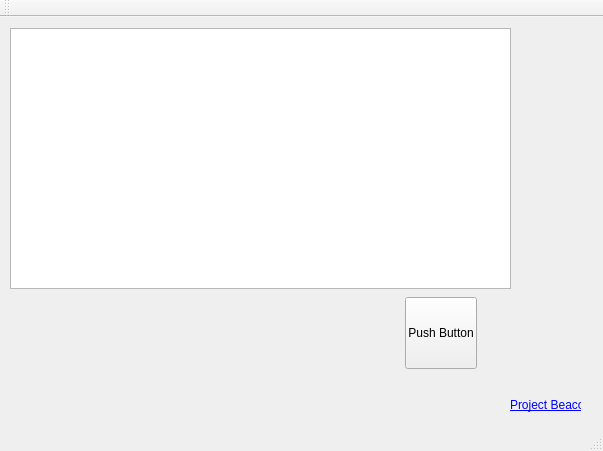
<?xml version="1.0" encoding="UTF-8"?>
<ui version="4.0">
 <class>MainWindow</class>
 <widget class="QMainWindow" name="MainWindow">
  <property name="geometry">
   <rect>
    <x>0</x>
    <y>0</y>
    <width>603</width>
    <height>451</height>
   </rect>
  </property>
  <property name="windowTitle">
   <string>MainWindow</string>
  </property>
  <widget class="QWidget" name="centralWidget">
   <widget class="QTableWidget" name="logTable">
    <property name="geometry">
     <rect>
      <x>10</x>
      <y>11</y>
      <width>501</width>
      <height>261</height>
     </rect>
    </property>
   </widget>
   <widget class="QPushButton" name="startServerButton">
    <property name="geometry">
     <rect>
      <x>405</x>
      <y>280</y>
      <width>72</width>
      <height>72</height>
     </rect>
    </property>
    <property name="text">
     <string>Push Button</string>
    </property>
   </widget>
   <widget class="QLabel" name="gitLabel">
    <property name="geometry">
     <rect>
      <x>510</x>
      <y>380</y>
      <width>71</width>
      <height>16</height>
     </rect>
    </property>
    <property name="cursor">
     <cursorShape>PointingHandCursor</cursorShape>
    </property>
    <property name="toolTip">
     <string>Wanna hack me 'click me'</string>
    </property>
    <property name="text">
     <string>&lt;a href=&quot;https://github.com/foxt7ot/beacon&quot;&gt;Project Beacon&lt;/a&gt;</string>
    </property>
    <property name="openExternalLinks">
     <bool>true</bool>
    </property>
   </widget>
  </widget>
  <widget class="QMenuBar" name="menuBar">
   <property name="geometry">
    <rect>
     <x>0</x>
     <y>0</y>
     <width>603</width>
     <height>21</height>
    </rect>
   </property>
  </widget>
  <widget class="QToolBar" name="mainToolBar">
   <attribute name="toolBarArea">
    <enum>TopToolBarArea</enum>
   </attribute>
   <attribute name="toolBarBreak">
    <bool>false</bool>
   </attribute>
  </widget>
  <widget class="QStatusBar" name="statusBar"/>
 </widget>
 <layoutdefault spacing="6" margin="11"/>
 <resources/>
 <connections/>
</ui>
